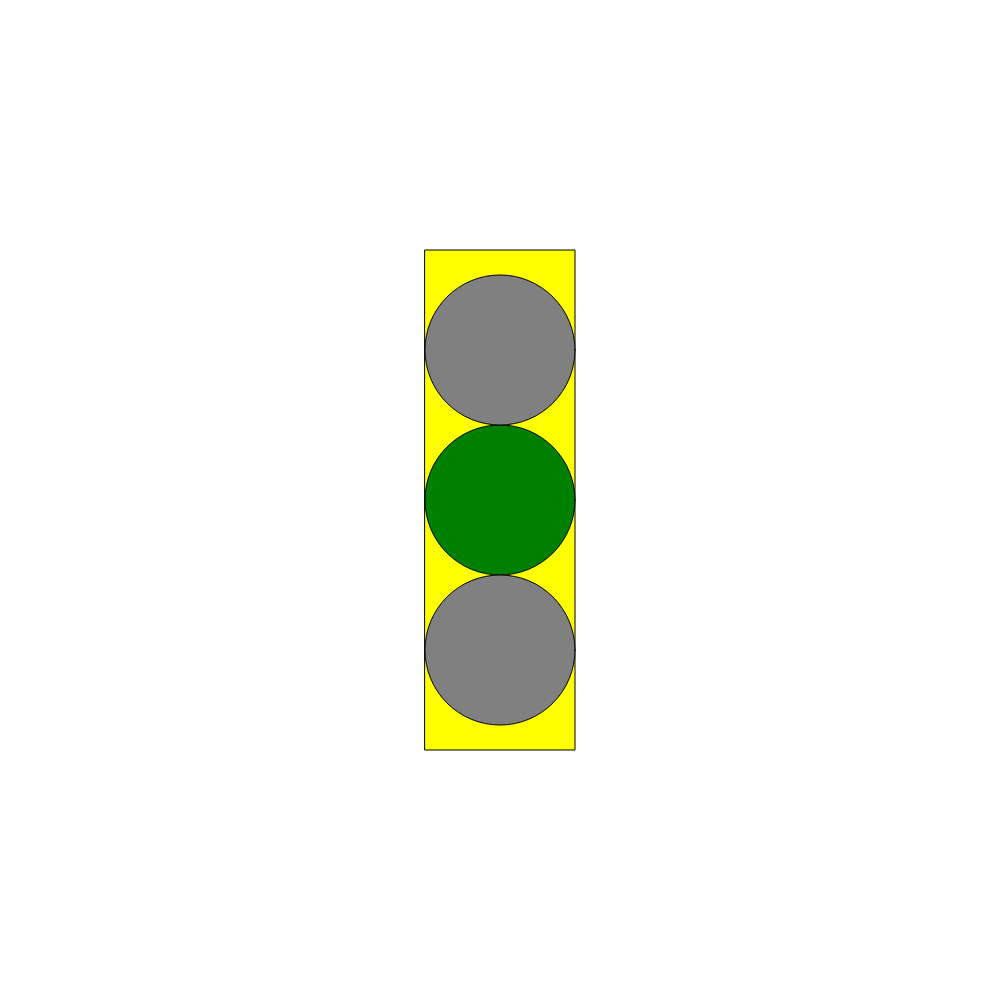
Frame 1 (no input)
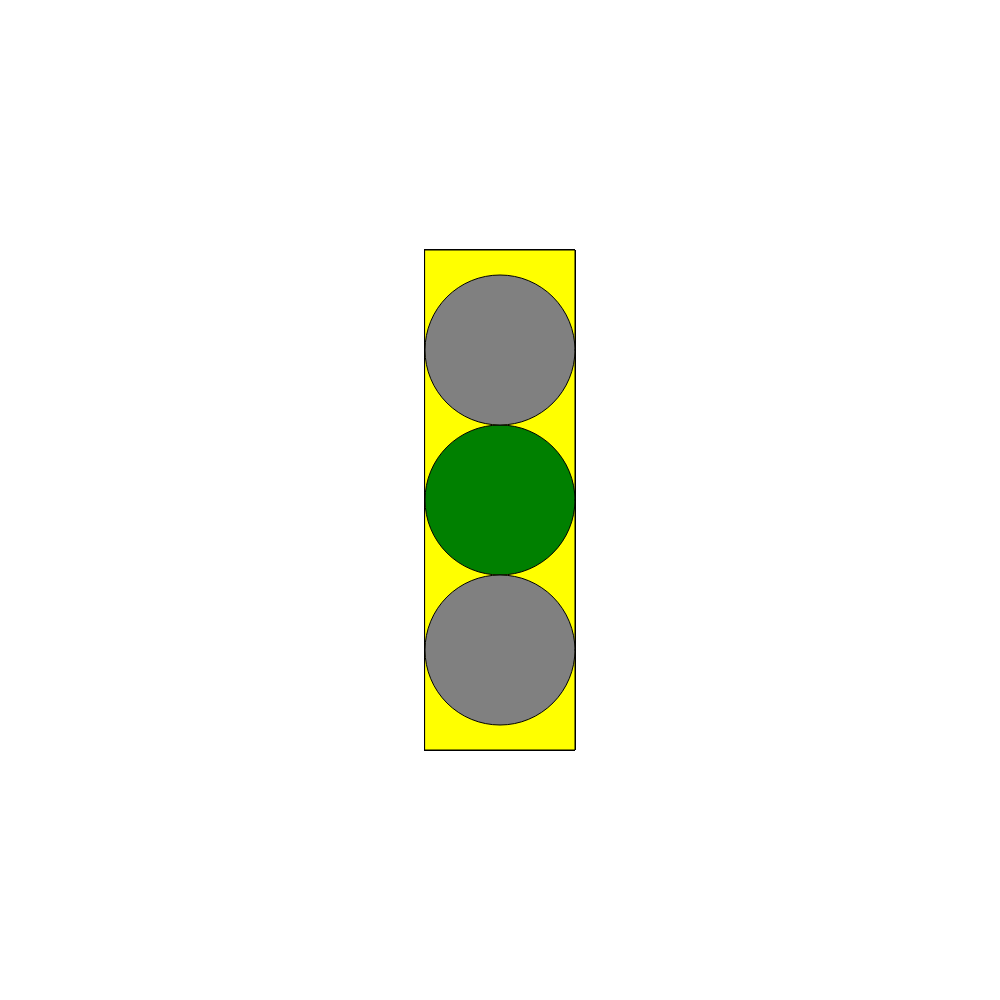
Frame 60 (no input)
Frame 120 (the mouse pressed at the canvas centre since frame 60): identical to frame 60, image omitted

The p5.js sketch that drew these frames (run headless with seeded random() and noise() and a simulated clock; from frame 60 on, the mouse is pressed at the canvas centre):

// p5.js sketch
// ── sketch.js
//case 0 = green light on
//case 1 = yellow light on
//case 2= red light on
var turtle = 0;

function setup() {
  createCanvas(1000, 1000);
rectMode(CENTER);
ellipseMode(CENTER);
  // put setup code here
}

function draw() {
  // put drawing code here
//yellow rectangle
//red ellipse
//yellow ellipse
//green ellipse

fill("yellow") ;
rect(width/2, height/2, 150, 500) ;

fill("green") ;
ellipse(width/2, height/2, 150, 150) ;

fill("gray");
ellipse(width/2, height/2 - 150, 150, 150) ;
ellipse(width/2, height/2 + 150, 150, 150) ;
switch (turtle) {

case 0:


break;

case 1:
break;

case 2:
break;
}


}
